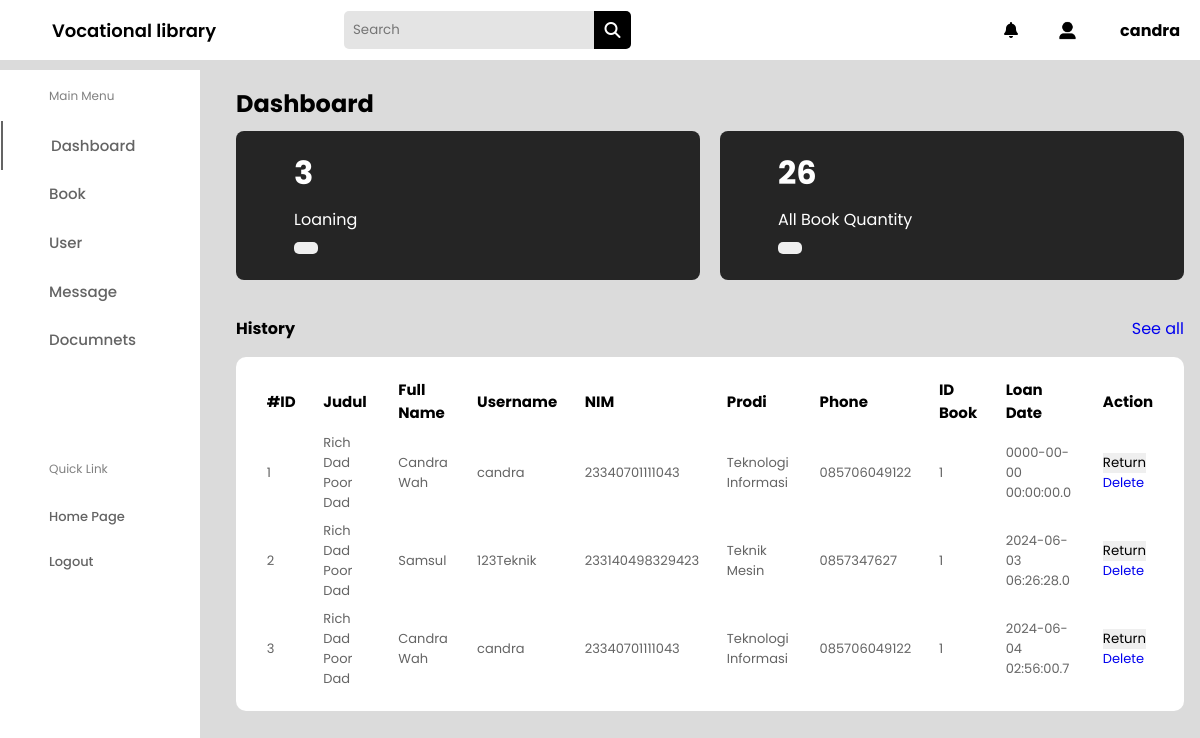
Screenshot of /dashboard.php (signed in) with the database file from the repository.
### tables this page shows
CREATE TABLE `loaning` (
  `id_loaning` int(15) NOT NULL,
  `judul` varchar(50) NOT NULL,
  `fullname` varchar(10) NOT NULL,
  `username` varchar(50) NOT NULL,
  `nim` varchar(30) DEFAULT NULL,
  `prodi` varchar(50) NOT NULL,
  `phone` varchar(20) NOT NULL,
  `id_book` int(11) NOT NULL,
  `loan_date` timestamp(1) NOT NULL DEFAULT current_timestamp(1)
);

### config/controller.php (called while the page is built, shortened)
<?php
function select($query)
{
    global $db;
    $result = mysqli_query($db, $query);
    $rows = [];
    while ($row = mysqli_fetch_assoc($result)) {
        $rows[] = $row;
    }
    return $rows;
}
function getTotalQuantity() {
global $db;
    $query = "SELECT SUM(quantity) AS total_quantity FROM book";
    $result = mysqli_query($db, $query);
    $row = mysqli_fetch_assoc($result);
    $total_quantity = $row['total_quantity'];
    return $total_quantity;
}

### dashboard.php (the view, shortened to what this page needs)
<?php
include 'config/app.php';
$data_loaning = select("SELECT * FROM loaning ORDER BY id_loaning ASC");
$query_loan = mysqli_query($db, "SELECT * FROM loaning");
$row_loan = mysqli_num_rows($query_loan);
$total_quantity = getTotalQuantity();
?>
<!DOCTYPE html>
<html lang="en">
<head>
  <link rel="stylesheet" href="dashboard.css" />
  <link rel="stylesheet" href="https://cdnjs.cloudflare.com/ajax/libs/font-awesome/6.2.0/css/all.min.css" />
</head>
<body>
    <?php
  include 'header.php';
  ?>
  <div class="container">
    <?php
    include 'sidebar.php';
    ?>
    <div class="main-body">
      <h2>Dashboard</h2>
      <div class="promo_card_container">
        <div class="promo_card">
          <h1><?=$row_loan;?></h1>
          <span>Loaning</span>
          <button></button>
        </div>
        <div class="promo_card">
          <h1> <?= $total_quantity?></h1>
          <span>All Book Quantity</span>
          <button></button>
        </div>
            <div class="history_lists">
        <div class="list1">
          <div class="row">
            <h4>History</h4>
            <a href="#">See all</a>
          </div>
          <table>
            <thead>
              <tr>
                <th>#ID</th>
                <th>Judul</th>
                <th>Full Name</th>
                <th>Username</th>
                <th>NIM</th>
                <th>Prodi</th>
                <th>Phone</th>
                <th>ID Book</th>
                <th>Loan Date</th>
                <th>Action</th>
              </tr>
            </thead>
            <tbody>
                <?php foreach ($data_loaning as $loaning) : ?>
              <tr>
                <td><?= $loaning['id_loaning'];  ?></td>
                <td><?= $loaning['judul'];  ?></td>
                <td><?= $loaning['fullname'];  ?></td>
                <td><?= $loaning['username'];  ?></td>
                <td><?= $loaning['nim'];  ?></td>
                <td><?= $loaning['prodi'];  ?></td>
                <td><?= $loaning['phone'];  ?></td>
                <td><?= $loaning['id_book'];  ?></td>
                <td><?= $loaning['loan_date'];  ?></td>
                <td>    <form method="post" action="">
                                            <input type="submit" name="return" value="Return">
                                        </form>
                    <a href="deleteloan.php?id_loaning=<?= $loaning['id_loaning']; ?>" class="btn btn-danger btn-sm"
                       onclick="return confirm('Are you sure loan data will be deleted?')">Delete</a></td>
              </tr>
              <?php endforeach;?>
            </tbody>
          </table>
        </div>
      </div>
    </div>
    </div>
  </div>
</body>
</html>

### dashboard.css (style rules this page uses)
* { margin: 0; padding: 0; border: none; outline: none; text-decoration: none; box-sizing: border-box; font-family: "Poppins", sans-serif; }
body { background: rgb(219, 219, 219); }
.container { margin-top: 10px; display: flex; justify-content: space-between; }
.main-body { width: 70%; padding: 1rem; }
.promo_card_container { display: flex; justify-content: space-between; gap: 20px; flex-wrap: wrap; }
.promo_card { flex: 1 1 calc(25% - 20px); min-width: 200px; background: rgb(37, 37, 37); color: #fff; border-radius: 8px; padding: 0.5rem 1rem 1rem 3rem; margin-top: 10px; }
.promo_card h1, .promo_card span, button { margin: 10px; }
.promo_card button { display: block; padding: 6px 12px; border-radius: 5px; cursor: pointer; }
.history_lists { display: flex; align-items: center; justify-content: space-between; }
.row { display: flex; justify-content: space-between; align-items: center; margin: 1rem 0; }
table { background: #fff; padding: 1rem; text-align: left; border-radius: 10px; }
table td, th { padding: 0.2rem 0.8rem; }
table th { font-size: 15px; }
table td { font-size: 13px; color: rgb(100, 100, 100); }

### dashboard.php (style rules this page uses)
.main-body { padding: 1rem; flex-grow: 1; margin-left:20px; }
.promo_card_container { display: flex; justify-content: space-between; gap: 20px; flex-wrap: wrap; }
.promo_card { flex: 1 1 calc(25% - 20px); min-width: 200px; background: rgb(37, 37, 37); color: #fff; border-radius: 8px; padding: 0.5rem 1rem 1rem 3rem; margin-top: 10px; }

### rows the page displays
loaning: id_loaning "1", judul "Rich Dad Poor Dad", fullname "Candra Wah", username "candra", nim "23340701111043", prodi "Teknologi Informasi", phone "085706049122", id_book "1", loan_date "0000-00-00 00:00:00.0"
loaning: id_loaning "2", judul "Rich Dad Poor Dad", fullname "Samsul", username "123Teknik", nim "233140498329423", prodi "Teknik Mesin", phone "0857347627", id_book "1", loan_date "2024-06-03 06:26:28.0"
loaning: id_loaning "3", judul "Rich Dad Poor Dad", fullname "Candra Wah", username "candra", nim "23340701111043", prodi "Teknologi Informasi", phone "085706049122", id_book "1", loan_date "2024-06-04 02:56:00.7"

### other values shown
$_SESSION['username'] "candra"
$row_loan "3"
$total_quantity "26"
